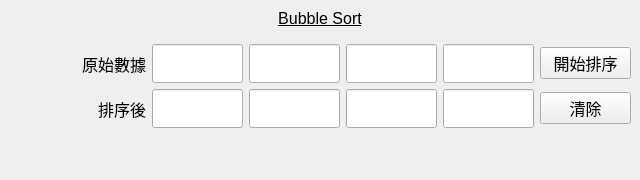
<?xml version="1.0" encoding="UTF-8"?>
<ui version="4.0">
 <class>MainWindow</class>
 <widget class="QMainWindow" name="MainWindow">
  <property name="geometry">
   <rect>
    <x>0</x>
    <y>0</y>
    <width>640</width>
    <height>180</height>
   </rect>
  </property>
  <property name="windowTitle">
   <string>MainWindow</string>
  </property>
  <widget class="QWidget" name="centralwidget">
   <layout class="QGridLayout" name="gridLayout_2" columnstretch="3,2,2,2,2,2">
    <item row="3" column="3">
     <widget class="QLineEdit" name="lineEdit_s3">
      <property name="minimumSize">
       <size>
        <width>0</width>
        <height>39</height>
       </size>
      </property>
      <property name="font">
       <font>
        <family>Arial</family>
        <pointsize>12</pointsize>
       </font>
      </property>
      <property name="alignment">
       <set>Qt::AlignCenter</set>
      </property>
      <property name="readOnly">
       <bool>true</bool>
      </property>
     </widget>
    </item>
    <item row="2" column="3">
     <widget class="QLineEdit" name="lineEdit_o3">
      <property name="minimumSize">
       <size>
        <width>0</width>
        <height>39</height>
       </size>
      </property>
      <property name="font">
       <font>
        <family>Arial</family>
        <pointsize>12</pointsize>
       </font>
      </property>
      <property name="alignment">
       <set>Qt::AlignCenter</set>
      </property>
     </widget>
    </item>
    <item row="2" column="4">
     <widget class="QLineEdit" name="lineEdit_o4">
      <property name="minimumSize">
       <size>
        <width>0</width>
        <height>39</height>
       </size>
      </property>
      <property name="font">
       <font>
        <family>Arial</family>
        <pointsize>12</pointsize>
       </font>
      </property>
      <property name="alignment">
       <set>Qt::AlignCenter</set>
      </property>
     </widget>
    </item>
    <item row="2" column="1">
     <widget class="QLineEdit" name="lineEdit_o1">
      <property name="minimumSize">
       <size>
        <width>0</width>
        <height>39</height>
       </size>
      </property>
      <property name="font">
       <font>
        <family>Arial</family>
        <pointsize>12</pointsize>
       </font>
      </property>
      <property name="alignment">
       <set>Qt::AlignCenter</set>
      </property>
     </widget>
    </item>
    <item row="4" column="0" colspan="6">
     <spacer name="verticalSpacer">
      <property name="orientation">
       <enum>Qt::Vertical</enum>
      </property>
      <property name="sizeHint" stdset="0">
       <size>
        <width>20</width>
        <height>40</height>
       </size>
      </property>
     </spacer>
    </item>
    <item row="3" column="0">
     <widget class="QLabel" name="lbl_sorted_result">
      <property name="font">
       <font>
        <family>Noto Sans CJK TC Regular</family>
        <pointsize>12</pointsize>
       </font>
      </property>
      <property name="text">
       <string>排序後</string>
      </property>
      <property name="alignment">
       <set>Qt::AlignRight|Qt::AlignTrailing|Qt::AlignVCenter</set>
      </property>
     </widget>
    </item>
    <item row="2" column="2">
     <widget class="QLineEdit" name="lineEdit_o2">
      <property name="minimumSize">
       <size>
        <width>0</width>
        <height>39</height>
       </size>
      </property>
      <property name="font">
       <font>
        <family>Arial</family>
        <pointsize>12</pointsize>
       </font>
      </property>
      <property name="alignment">
       <set>Qt::AlignCenter</set>
      </property>
     </widget>
    </item>
    <item row="2" column="5">
     <widget class="QPushButton" name="pbtn_sort">
      <property name="font">
       <font>
        <family>Noto Sans CJK TC Regular</family>
        <pointsize>12</pointsize>
       </font>
      </property>
      <property name="text">
       <string>開始排序</string>
      </property>
     </widget>
    </item>
    <item row="3" column="5">
     <widget class="QPushButton" name="pbtn_clear">
      <property name="font">
       <font>
        <family>Noto Sans CJK TC Regular</family>
        <pointsize>12</pointsize>
       </font>
      </property>
      <property name="text">
       <string>清除</string>
      </property>
     </widget>
    </item>
    <item row="2" column="0">
     <widget class="QLabel" name="lbl_original_data">
      <property name="font">
       <font>
        <family>Noto Sans CJK TC Regular</family>
        <pointsize>12</pointsize>
       </font>
      </property>
      <property name="text">
       <string>原始數據</string>
      </property>
      <property name="alignment">
       <set>Qt::AlignRight|Qt::AlignTrailing|Qt::AlignVCenter</set>
      </property>
     </widget>
    </item>
    <item row="3" column="4">
     <widget class="QLineEdit" name="lineEdit_s4">
      <property name="minimumSize">
       <size>
        <width>0</width>
        <height>39</height>
       </size>
      </property>
      <property name="font">
       <font>
        <family>Arial</family>
        <pointsize>12</pointsize>
       </font>
      </property>
      <property name="alignment">
       <set>Qt::AlignCenter</set>
      </property>
      <property name="readOnly">
       <bool>true</bool>
      </property>
     </widget>
    </item>
    <item row="3" column="2">
     <widget class="QLineEdit" name="lineEdit_s2">
      <property name="minimumSize">
       <size>
        <width>0</width>
        <height>39</height>
       </size>
      </property>
      <property name="font">
       <font>
        <family>Arial</family>
        <pointsize>12</pointsize>
       </font>
      </property>
      <property name="alignment">
       <set>Qt::AlignCenter</set>
      </property>
      <property name="readOnly">
       <bool>true</bool>
      </property>
     </widget>
    </item>
    <item row="0" column="0" colspan="6">
     <widget class="QLabel" name="label_3">
      <property name="font">
       <font>
        <family>Arial</family>
        <pointsize>12</pointsize>
        <weight>50</weight>
        <bold>false</bold>
        <underline>true</underline>
       </font>
      </property>
      <property name="styleSheet">
       <string notr="true"/>
      </property>
      <property name="text">
       <string>Bubble Sort</string>
      </property>
      <property name="alignment">
       <set>Qt::AlignCenter</set>
      </property>
     </widget>
    </item>
    <item row="3" column="1">
     <widget class="QLineEdit" name="lineEdit_s1">
      <property name="minimumSize">
       <size>
        <width>0</width>
        <height>39</height>
       </size>
      </property>
      <property name="font">
       <font>
        <family>Arial</family>
        <pointsize>12</pointsize>
       </font>
      </property>
      <property name="alignment">
       <set>Qt::AlignCenter</set>
      </property>
      <property name="readOnly">
       <bool>true</bool>
      </property>
     </widget>
    </item>
    <item row="1" column="0" colspan="6">
     <spacer name="verticalSpacer_2">
      <property name="orientation">
       <enum>Qt::Vertical</enum>
      </property>
      <property name="sizeType">
       <enum>QSizePolicy::Fixed</enum>
      </property>
      <property name="sizeHint" stdset="0">
       <size>
        <width>20</width>
        <height>10</height>
       </size>
      </property>
     </spacer>
    </item>
   </layout>
  </widget>
 </widget>
 <resources/>
 <connections/>
</ui>
